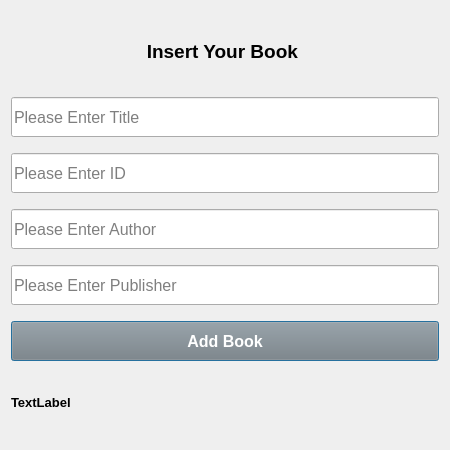
<?xml version="1.0" encoding="UTF-8"?>
<ui version="4.0">
 <class>Dialog</class>
 <widget class="QDialog" name="Dialog">
  <property name="geometry">
   <rect>
    <x>0</x>
    <y>0</y>
    <width>450</width>
    <height>450</height>
   </rect>
  </property>
  <property name="windowTitle">
   <string>Dialog</string>
  </property>
  <layout class="QVBoxLayout" name="verticalLayout">
   <item>
    <widget class="QLabel" name="label">
     <property name="maximumSize">
      <size>
       <width>16777215</width>
       <height>60</height>
      </size>
     </property>
     <property name="font">
      <font>
       <pointsize>14</pointsize>
       <bold>true</bold>
      </font>
     </property>
     <property name="text">
      <string>Insert Your Book </string>
     </property>
     <property name="alignment">
      <set>Qt::AlignCenter</set>
     </property>
    </widget>
   </item>
   <item>
    <widget class="QLineEdit" name="lineEdit_title">
     <property name="maximumSize">
      <size>
       <width>16777215</width>
       <height>40</height>
      </size>
     </property>
     <property name="font">
      <font>
       <pointsize>12</pointsize>
      </font>
     </property>
     <property name="placeholderText">
      <string>Please Enter Title</string>
     </property>
    </widget>
   </item>
   <item>
    <widget class="QLineEdit" name="lineEdit_id">
     <property name="maximumSize">
      <size>
       <width>16777215</width>
       <height>40</height>
      </size>
     </property>
     <property name="font">
      <font>
       <pointsize>12</pointsize>
      </font>
     </property>
     <property name="placeholderText">
      <string>Please Enter ID</string>
     </property>
    </widget>
   </item>
   <item>
    <widget class="QLineEdit" name="lineEdit_author">
     <property name="maximumSize">
      <size>
       <width>16777215</width>
       <height>40</height>
      </size>
     </property>
     <property name="font">
      <font>
       <pointsize>12</pointsize>
      </font>
     </property>
     <property name="placeholderText">
      <string>Please Enter Author</string>
     </property>
    </widget>
   </item>
   <item>
    <widget class="QLineEdit" name="lineEdit_publisher">
     <property name="maximumSize">
      <size>
       <width>16777215</width>
       <height>40</height>
      </size>
     </property>
     <property name="font">
      <font>
       <pointsize>12</pointsize>
      </font>
     </property>
     <property name="placeholderText">
      <string>Please Enter Publisher</string>
     </property>
    </widget>
   </item>
   <item>
    <widget class="QPushButton" name="pushButton_addbook">
     <property name="maximumSize">
      <size>
       <width>16777215</width>
       <height>40</height>
      </size>
     </property>
     <property name="font">
      <font>
       <pointsize>12</pointsize>
       <bold>true</bold>
      </font>
     </property>
     <property name="styleSheet">
      <string notr="true">QPushButton {
background-color: gray;
color: white
}</string>
     </property>
     <property name="text">
      <string>Add Book</string>
     </property>
    </widget>
   </item>
   <item>
    <widget class="QLabel" name="label_result">
     <property name="maximumSize">
      <size>
       <width>16777215</width>
       <height>50</height>
      </size>
     </property>
     <property name="font">
      <font>
       <pointsize>10</pointsize>
       <bold>true</bold>
      </font>
     </property>
     <property name="text">
      <string>TextLabel</string>
     </property>
    </widget>
   </item>
  </layout>
 </widget>
 <resources/>
 <connections/>
</ui>
